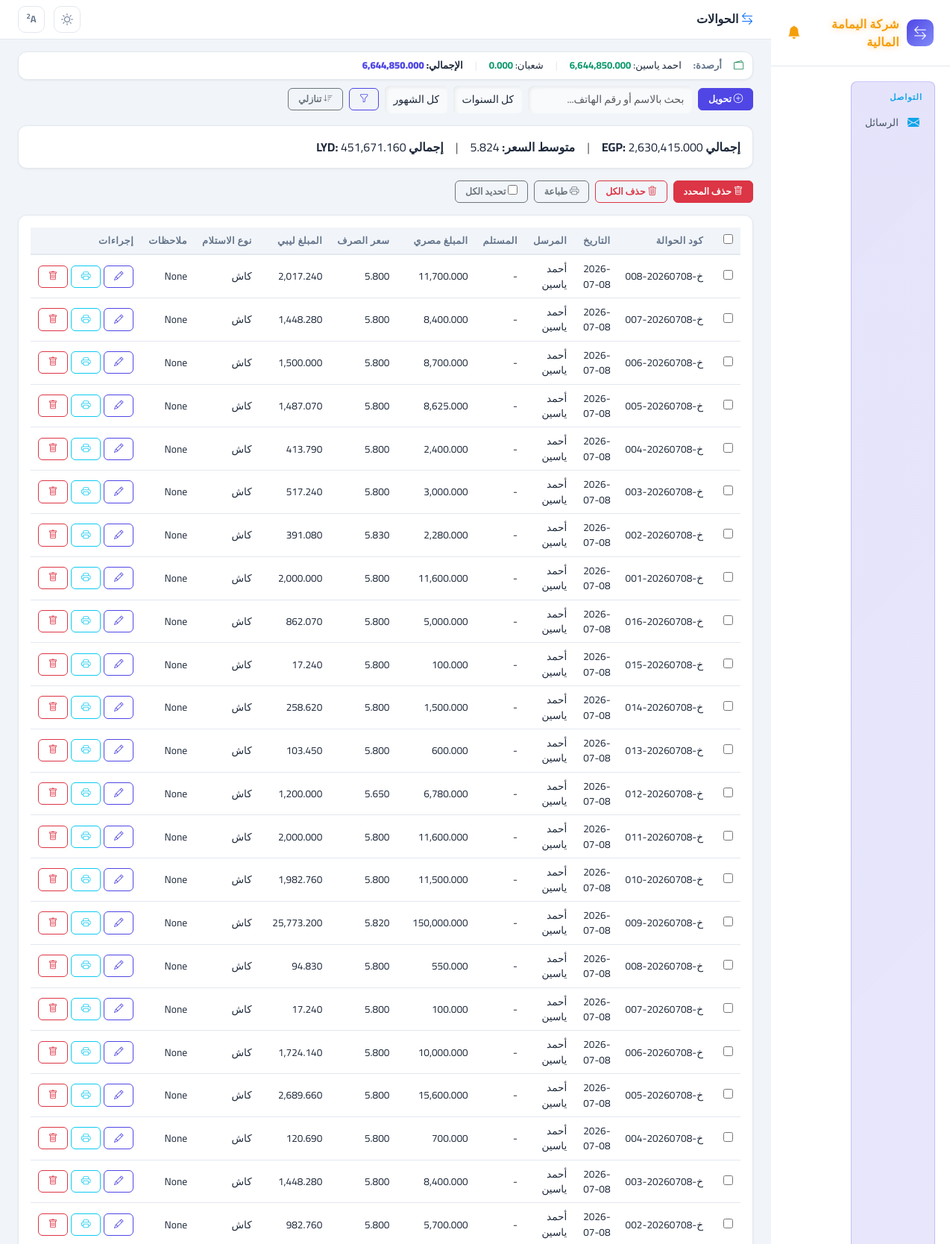
Screenshot of /transactions/ (upper part) with the database file from the repository.
### access_app/models.py (models this page shows, shortened)
class ClientBalance(models.Model):
    name = models.CharField(max_length=200, verbose_name="الاسم")
    phone = models.CharField(max_length=20, verbose_name="رقم الهاتف", blank=True, null=True)
    egp_balance = models.FloatField(verbose_name="الرصيد المصري", default=0)
    lyd_balance = models.FloatField(verbose_name="الرصيد الليبي", default=0)
    last_updated = models.DateTimeField(verbose_name="آخر تحديث", auto_now=True)
    class Meta:
        verbose_name = "رصيد عميل"
        verbose_name_plural = "أرصدة العملاء"

class Database(models.Model):
    transfered_amount = models.FloatField(verbose_name="المبلغ المحول", null=True, blank=True)
    date = models.DateField(verbose_name="التاريخ", null=True, blank=True)
    time = models.TimeField(verbose_name="الوقت", null=True, blank=True)
    office_name = models.ForeignKey(OfficeName, on_delete=models.SET_NULL, null=True, blank=True, verbose_name="اسم المكتب")
    order_number = models.CharField(max_length=200, verbose_name="رقم الطلب", null=True, blank=True)
    order_type = models.ForeignKey(OrderType, on_delete=models.SET_NULL, null=True, blank=True, verbose_name="نوع الطلب")
    sender_name = models.CharField(max_length=200, verbose_name="اسم المرسل", null=True, blank=True)
    sender_tele = models.CharField(max_length=200, verbose_name="هاتف المرسل", null=True, blank=True)
    receiver_region = models.CharField(max_length=200, verbose_name="منطقة المستلم", null=True, blank=True)
    transfer_type = models.ForeignKey(TransferType, on_delete=models.SET_NULL, null=True, blank=True, verbose_name="نوع التحويل")
    transfer_amount = models.FloatField(verbose_name="مبلغ التحويل", null=True, blank=True)
    exchange_rate = models.FloatField(verbose_name="سعر الصرف", null=True, blank=True)
    remarks = models.TextField(verbose_name="ملاحظات", null=True, blank=True)
    receiver_name = models.CharField(max_length=200, verbose_name="اسم المستلم", null=True, blank=True)
    receiver_tele = models.CharField(max_length=200, verbose_name="هاتف المستلم", null=True, blank=True)
    from_source = models.ForeignKey(FromSource, on_delete=models.SET_NULL, null=True, blank=True, verbose_name="من")
    class Meta:
        verbose_name = "عملية"
        verbose_name_plural = "العمليات"

class TransferType(models.Model):
    Transfer_type = models.CharField(max_length=200, verbose_name="نوع التحويل")
    class Meta:
        verbose_name = "نوع تحويل"
        verbose_name_plural = "أنواع التحويل"

### access_app/views.py (the view, shortened to what this page needs)
# urls.py: path('transactions/', views.transactions, name='transactions'),
def transactions(request):
    order = request.GET.get("order", "desc")
    order_field = "-id" if order == "desc" else "id"
    qs = Database.objects.select_related("from_source", "office_name", "order_type", "transfer_type").all().order_by(order_field)
    q = request.GET.get("q", "").strip()
    date_from = request.GET.get("date_from", "").strip()
    date_to = request.GET.get("date_to", "").strip()
    year = request.GET.get("year", "").strip()
    month = request.GET.get("month", "").strip()
    if date_from:
        qs = qs.filter(date__gte=date_from)
    if date_to:
        qs = qs.filter(date__lte=date_to)
    if year:
        qs = qs.filter(date__year=year)
    if month:
        qs = qs.filter(date__month=month)
    agg = qs.aggregate(
        total_egp=Sum("transfered_amount"),
        total_lyd=Sum("transfer_amount"),
    )
    total_egp_val = agg["total_egp"] or 0
    total_lyd_val = agg["total_lyd"] or 0
    avg_rate = round(total_egp_val / total_lyd_val, 3) if total_lyd_val else 0
    clients, total_egp_clients = _get_clients_with_remaining()
    return render(request, "transactions_list.html", {
        "title": "الحوالات",
        "transactions": qs[:500],
        "q": q,
        "date_from": date_from,
        "date_to": date_to,
        "selected_year": year,
        "selected_month": month,
        "total_egp": total_egp_val,
        "total_lyd": total_lyd_val,
        "avg_rate": avg_rate,
        "clients": clients,
        "total_egp_clients": total_egp_clients,
        "order": order,
    })

### access_app/context_processors.py (called while the page is built, shortened)
def carryover_reminder(request):
    now = datetime.now()
    prev_year = now.year - 1 if now.month == 1 else now.year
    prev_month = 12 if now.month == 1 else now.month - 1
    dismissed = request.session.get("carryover_reminder_dismissed")
    if dismissed == f"{prev_year}-{prev_month}":
        return {"carryover_reminder": None}
    clients = ClientBalance.objects.all().order_by("name")
    warning_clients = []
    for client in clients:
        has_data = Capital.objects.filter(
            client=client, date__year=prev_year, date__month=prev_month
        ).exists()
        if not has_data:
            continue
    if not warning_clients:
        return {"carryover_reminder": None}

def current_user_processor(request):
    user_id = request.session.get("user_id")
    if user_id:
        try:
            user = SystemUser.objects.get(id=user_id)
            return {"current_user": user}
        except SystemUser.DoesNotExist:
            pass
    return {"current_user": None}

def maintenance_processor(request):
    from .models import SystemSetting
    setting = SystemSetting.get()
    return {"maintenance_mode": setting.maintenance_mode, "maintenance_message": setting.maintenance_message}

def import_alerts_processor(request):
    unread = ImportAlert.objects.filter(is_read=False).count()
    return {"import_alerts_unread": unread}

### access_app/models.py (called while the page is built)
    @classmethod
    def get(cls):
        obj, _ = cls.objects.get_or_create(id=1)
        return obj

### access_app/templatetags/app_tags.py (called while the page is built)
@register.filter(name="fmt")
def fmt_amount(value):
    try:
        return f"{float(value):,.3f}"
    except (ValueError, TypeError):
        return value or "-"

@register.filter(name="split")
def split_filter(value, sep=","):
    if not value:
        return []
    return str(value).split(sep)

### access_app/views.py (called while the page is built)
def _normalize_arabic(s):
    if not s:
        return ""
    replacements = {'أ': 'ا', 'إ': 'ا', 'آ': 'ا', 'ة': 'ه', 'ى': 'ي', 'ؤ': 'و', 'ئ': 'ي'}
    for old, new in replacements.items():
        s = s.replace(old, new)
    return s.strip()

### access_app/templates/transactions_list.html (shortened to what this page needs)
{% extends "base.html" %}
{% load app_tags %}
{% block page_title %}<i class="bi bi-arrow-left-right text-primary"></i> الحوالات{% endblock %}
{% block content %}
{% if clients %}
<div class="stat-card p-2 mb-2" style="padding:8px 12px !important;">
    <div class="d-flex align-items-center gap-3 flex-wrap" style="font-size:0.82rem;">
        <i class="bi bi-wallet2 text-success"></i>
        <span style="font-weight:700;color:var(--text-muted);">أرصدة:</span>
        {% for c in clients %}
        <span style="white-space:nowrap;">{{ c.name }}: <strong style="color:{% if c.remaining_egp < 0 %}var(--danger){% else %}var(--success){% endif %};">{{ c.remaining_egp|fmt }}</strong></span>
        {% if not forloop.last %}<span style="color:var(--card-border);">|</span>{% endif %}
        {% endfor %}
        <span style="color:var(--card-border);">|</span>
        <span style="white-space:nowrap;font-weight:800;">الإجمالي: <strong style="color:var(--primary);">{{ total_egp_clients|fmt }}</strong></span>
    </div>
</div>
{% endif %}
<div class="d-flex align-items-center gap-2 mb-3 flex-wrap">
    <a href="{% url 'add_transaction' %}" class="btn btn-primary btn-sm"><i class="bi bi-plus-circle"></i> تحويل</a>
    <form method="get" class="d-flex gap-2 align-items-center">
        <input type="text" name="q" value="{{ q }}" class="form-control form-control-sm" placeholder="بحث بالاسم أو رقم الهاتف..." style="width:220px;border-radius:8px;">
        <select name="year" class="form-select form-select-sm" style="width:auto;">
            <option value="">كل السنوات</option>
        </select>
        <select name="month" class="form-select form-select-sm" style="width:auto;">
            <option value="">كل الشهور</option>
        </select>
        <button type="submit" class="btn btn-outline-primary btn-sm"><i class="bi bi-funnel"></i></button>
    </form>
    <button type="button" class="btn btn-outline-secondary btn-sm" onclick="toggleSort()">
        <i class="bi bi-sort-{% if order == 'desc' %}down{% else %}up{% endif %}"></i>
        {% if order == 'desc' %}تنازلي{% else %}تصاعدي{% endif %}
    </button>
</div>
<div class="stat-card p-3 mb-3">
    <div class="d-flex gap-3 flex-wrap">
        <span><strong>إجمالي EGP:</strong> {{ total_egp|fmt }}</span>
        <span class="text-muted">|</span>
        <span><strong>متوسط السعر:</strong> {{ avg_rate|floatformat:"-3u" }}</span>
        <span class="text-muted">|</span>
        <span><strong>إجمالي LYD:</strong> {{ total_lyd|fmt }}</span>
    </div>
</div>
<form id="bulkForm" method="post" action="{% url 'bulk_delete_transactions' %}">
    <div class="d-flex gap-2 mb-3 flex-wrap">
        <button type="button" class="btn btn-danger btn-sm" onclick="deleteSelected()"><i class="bi bi-trash"></i> حذف المحدد</button>
        <button type="button" class="btn btn-outline-danger btn-sm" onclick="clearAll()"><i class="bi bi-trash3"></i> حذف الكل</button>
        <button type="button" class="btn btn-outline-secondary btn-sm" onclick="printPage()"><i class="bi bi-printer"></i> طباعة</button>
        <label class="btn btn-outline-secondary btn-sm" style="cursor:pointer;">
            <input type="checkbox" id="selectAll" onchange="toggleAll(this)"> تحديد الكل
        </label>
    </div>
    <div class="stat-card p-3">
        <div class="table-responsive">
            <table class="table-app">
                <thead>
                    <tr>
                        <th style="width:40px;"><input type="checkbox" id="selectAllTh" onchange="toggleAll(this)"></th>
                        <th>كود الحوالة</th>
                        <th>التاريخ</th>
                        <th>المرسل</th>
                        <th>المستلم</th>
                        <th>المبلغ مصري</th>
                        <th>سعر الصرف</th>
                        <th>المبلغ ليبي</th>
                        <th>نوع الاستلام</th>
                        <th>ملاحظات</th>
                        <th>إجراءات</th>
                    </tr>
                </thead>
                <tbody>
                    {% for t in transactions %}
                    <tr>
                        <td><input type="checkbox" name="ids" value="{{ t.id }}" class="row-check"></td>
                        <td>{{ t.order_number|default:t.id }}</td>
                        <td>{{ t.date|date:"Y-m-d" }}</td>
                        <td>{{ t.sender_name|default:"-" }}</td>
                        <td>{{ t.receiver_name|default:"-" }}</td>
                        <td>{{ t.transfered_amount|fmt }}</td>
                        <td>{{ t.exchange_rate|floatformat:"-3u" }}</td>
                        <td>{{ t.transfer_amount|fmt }}</td>
                        <td>{{ t.transfer_type.Transfer_type|default:"-" }}</td>
                        <td>{{ t.remarks|truncatechars:30|default:"" }}</td>
                        <td>
                            <div class="d-flex gap-1">
                                <a href="{% url 'edit_transaction' t.id %}" class="btn btn-outline-primary btn-sm"><i class="bi bi-pencil"></i></a>
                                <a href="{% url 'transaction_receipt' t.id %}" class="btn btn-outline-info btn-sm" target="_blank"><i class="bi bi-printer"></i></a>
                                <a href="{% url 'delete_transaction' t.id %}" class="btn btn-outline-danger btn-sm" onclick="return confirm('حذف هذه الحوالة؟')"><i class="bi bi-trash"></i></a>
                            </div>
                        </td>
                    </tr>
                    {% empty %}
                    <tr><td colspan="11" class="text-center text-muted">لا توجد حوالات</td></tr>
                    {% endfor %}
                </tbody>
            </table>
        </div>
    </div>
</form>
{% endblock %}

### access_app/templates/base.html (shortened to what this page needs)
<!DOCTYPE html>
<html lang="ar" dir="rtl">
<head>
    <link href="https://cdn.jsdelivr.net/npm/bootstrap@5.3.0/dist/css/bootstrap.min.css" rel="stylesheet">
    <link href="https://cdn.jsdelivr.net/npm/bootstrap-icons@1.11.0/font/bootstrap-icons.css" rel="stylesheet">
</head>
<body>
    <div class="app-layout">
        <div class="sidebar" id="sidebar">
            <div class="brand">
                <div class="logo"><i class="bi bi-arrow-left-right"></i></div>
                <span>شركة اليمامة المالية</span>
                <div style="margin-right:auto;position:relative;cursor:pointer" onclick="window.location.href='{% url 'messages_inbox' %}'" title="الرسائل">
                    <i class="bi bi-bell-fill" style="font-size:1.1rem;color:#f59e0b;animation:none" id="bellIcon"></i>
                </div>
            </div>
            <div class="nav">
                <div class="sec-box" style="margin-top:8px">
                    <div class="nav-section" style="color:#0ea5e9;padding:4px 8px 6px;">التواصل</div>
                    <a href="{% url 'messages_inbox' %}" class="nav-item" style="padding:7px 10px;{% if '/messages/' in request.path %}background:var(--sidebar-active);color:#fff;{% endif %}">
                        <i class="bi bi-envelope-fill" style="color:#0ea5e9;"></i> الرسائل
                    </a>
                </div>
            </div>
        </div>
        <div class="main-area">
            <div class="topbar">
                <div class="page-title">
                    <h4>{% block page_title %}{% endblock %}</h4>
                </div>
                <div class="topbar-actions">
                    <div class="btn-icon" data-action="toggleTheme" title="السمات اللونية"><i class="bi bi-palette" id="themeIcon"></i></div>
                    <div class="btn-icon" data-action="toggleFontSize" title="حجم الخط" style="font-weight:700;font-size:0.8rem;"><span id="fontIcon">A</span><sup id="fontSizeLabel" style="font-size:0.6rem;">1</sup></div>
                </div>
            </div>
            <div class="page-content">
                {% block content %}{% endblock %}
            </div>
        </div>
    </div>
</body>
</html>

### access_app/templates/transactions_list.html (style rules this page uses)
.table-app { font-size: 0.85rem !important; }
.table-app thead th { font-size: 0.8rem !important; padding: 8px 10px !important; }
.table-app tbody td { padding: 8px 10px !important; }

### rows the page displays
ClientBalance: name "احمد ياسين", remaining_egp|fmt "6,644,850.000"
ClientBalance: name "شعبان", remaining_egp|fmt "0.000"
Database: order_number "خ-20260708-008", date "2026-07-08", sender_name "أحمد ياسين", receiver_name "-", transfered_amount|fmt "11,700.000", exchange_rate "5.800", transfer_amount|fmt "2,017.240", transfer_type.Transfer_type "كاش", remarks "None"
Database: order_number "خ-20260708-007", date "2026-07-08", sender_name "أحمد ياسين", receiver_name "-", transfered_amount|fmt "8,400.000", exchange_rate "5.800", transfer_amount|fmt "1,448.280", transfer_type.Transfer_type "كاش", remarks "None"
Database: order_number "خ-20260708-006", date "2026-07-08", sender_name "أحمد ياسين", receiver_name "-", transfered_amount|fmt "8,700.000", exchange_rate "5.800", transfer_amount|fmt "1,500.000", transfer_type.Transfer_type "كاش", remarks "None"
Database: order_number "خ-20260708-005", date "2026-07-08", sender_name "أحمد ياسين", receiver_name "-", transfered_amount|fmt "8,625.000", exchange_rate "5.800", transfer_amount|fmt "1,487.070", transfer_type.Transfer_type "كاش", remarks "None"
Database: order_number "خ-20260708-004", date "2026-07-08", sender_name "أحمد ياسين", receiver_name "-", transfered_amount|fmt "2,400.000", exchange_rate "5.800", transfer_amount|fmt "413.790", transfer_type.Transfer_type "كاش", remarks "None"
Database: order_number "خ-20260708-003", date "2026-07-08", sender_name "أحمد ياسين", receiver_name "-", transfered_amount|fmt "3,000.000", exchange_rate "5.800", transfer_amount|fmt "517.240", transfer_type.Transfer_type "كاش", remarks "None"
Database: order_number "خ-20260708-002", date "2026-07-08", sender_name "أحمد ياسين", receiver_name "-", transfered_amount|fmt "2,280.000", exchange_rate "5.830", transfer_amount|fmt "391.080", transfer_type.Transfer_type "كاش", remarks "None"
Database: order_number "خ-20260708-001", date "2026-07-08", sender_name "أحمد ياسين", receiver_name "-", transfered_amount|fmt "11,600.000", exchange_rate "5.800", transfer_amount|fmt "2,000.000", transfer_type.Transfer_type "كاش", remarks "None"
Database: order_number "خ-20260708-016", date "2026-07-08", sender_name "أحمد ياسين", receiver_name "-", transfered_amount|fmt "5,000.000", exchange_rate "5.800", transfer_amount|fmt "862.070", transfer_type.Transfer_type "كاش", remarks "None"
Database: order_number "خ-20260708-015", date "2026-07-08", sender_name "أحمد ياسين", receiver_name "-", transfered_amount|fmt "100.000", exchange_rate "5.800", transfer_amount|fmt "17.240", transfer_type.Transfer_type "كاش", remarks "None"
Database: order_number "خ-20260708-014", date "2026-07-08", sender_name "أحمد ياسين", receiver_name "-", transfered_amount|fmt "1,500.000", exchange_rate "5.800", transfer_amount|fmt "258.620", transfer_type.Transfer_type "كاش", remarks "None"
Database: order_number "خ-20260708-013", date "2026-07-08", sender_name "أحمد ياسين", receiver_name "-", transfered_amount|fmt "600.000", exchange_rate "5.800", transfer_amount|fmt "103.450", transfer_type.Transfer_type "كاش", remarks "None"
Database: order_number "خ-20260708-012", date "2026-07-08", sender_name "أحمد ياسين", receiver_name "-", transfered_amount|fmt "6,780.000", exchange_rate "5.650", transfer_amount|fmt "1,200.000", transfer_type.Transfer_type "كاش", remarks "None"
Database: order_number "خ-20260708-011", date "2026-07-08", sender_name "أحمد ياسين", receiver_name "-", transfered_amount|fmt "11,600.000", exchange_rate "5.800", transfer_amount|fmt "2,000.000", transfer_type.Transfer_type "كاش", remarks "None"
Database: order_number "خ-20260708-010", date "2026-07-08", sender_name "أحمد ياسين", receiver_name "-", transfered_amount|fmt "11,500.000", exchange_rate "5.800", transfer_amount|fmt "1,982.760", transfer_type.Transfer_type "كاش", remarks "None"
Database: order_number "خ-20260708-009", date "2026-07-08", sender_name "أحمد ياسين", receiver_name "-", transfered_amount|fmt "150,000.000", exchange_rate "5.820", transfer_amount|fmt "25,773.200", transfer_type.Transfer_type "كاش", remarks "None"
Database: order_number "خ-20260708-008", date "2026-07-08", sender_name "أحمد ياسين", receiver_name "-", transfered_amount|fmt "550.000", exchange_rate "5.800", transfer_amount|fmt "94.830", transfer_type.Transfer_type "كاش", remarks "None"
Database: order_number "خ-20260708-007", date "2026-07-08", sender_name "أحمد ياسين", receiver_name "-", transfered_amount|fmt "100.000", exchange_rate "5.800", transfer_amount|fmt "17.240", transfer_type.Transfer_type "كاش", remarks "None"
Database: order_number "خ-20260708-006", date "2026-07-08", sender_name "أحمد ياسين", receiver_name "-", transfered_amount|fmt "10,000.000", exchange_rate "5.800", transfer_amount|fmt "1,724.140", transfer_type.Transfer_type "كاش", remarks "None"
Database: order_number "خ-20260708-005", date "2026-07-08", sender_name "أحمد ياسين", receiver_name "-", transfered_amount|fmt "15,600.000", exchange_rate "5.800", transfer_amount|fmt "2,689.660", transfer_type.Transfer_type "كاش", remarks "None"
Database: order_number "خ-20260708-004", date "2026-07-08", sender_name "أحمد ياسين", receiver_name "-", transfered_amount|fmt "700.000", exchange_rate "5.800", transfer_amount|fmt "120.690", transfer_type.Transfer_type "كاش", remarks "None"
Database: order_number "خ-20260708-003", date "2026-07-08", sender_name "أحمد ياسين", receiver_name "-", transfered_amount|fmt "8,400.000", exchange_rate "5.800", transfer_amount|fmt "1,448.280", transfer_type.Transfer_type "كاش", remarks "None"
Database: order_number "خ-20260708-002", date "2026-07-08", sender_name "أحمد ياسين", receiver_name "-", transfered_amount|fmt "5,700.000", exchange_rate "5.800", transfer_amount|fmt "982.760", transfer_type.Transfer_type "كاش", remarks "None"

### other values shown
{{ total_egp_clients|fmt }} "6,644,850.000"
{{ total_egp|fmt }} "2,630,415.000"
{{ avg_rate|floatformat:"-3u" }} "5.824"
{{ total_lyd|fmt }} "451,671.160"
